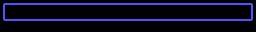

Tiled map render using the project's own tile images. Description and the whole map definition, tile-layer contents included, below:
An orthogonal 32x4 tile map with 8x8 px tiles, 1 tile layer (Tile Layer 1).

<map version="1.0" tiledversion="1.1.4" orientation="orthogonal" renderorder="right-down" width="32" height="4" tilewidth="8" tileheight="8" infinite="0" nextobjectid="1">
 <tileset firstgid="1" name="scoreboard-tiles" tilewidth="8" tileheight="8" tilecount="256" columns="16">
  <image source="tiles-scoreboard-initial.png" width="128" height="128" />
 </tileset>
 <layer name="Tile Layer 1" width="32" height="4">
  <data encoding="csv">
36,3,3,3,3,3,3,3,3,3,3,3,3,3,3,3,3,3,3,3,3,3,3,3,3,3,3,3,3,3,3,2,
20,1,1,1,1,1,1,1,1,1,1,1,1,1,1,1,1,1,1,1,1,1,1,1,1,1,1,1,1,1,1,20,
104,3,3,3,3,3,3,3,3,3,3,3,3,3,3,3,3,3,3,3,3,3,3,3,3,3,3,3,3,3,3,18,
1,1,1,1,1,1,1,1,1,1,1,1,1,1,1,1,1,1,1,1,1,1,1,1,1,1,1,1,1,1,1,1
</data>
 </layer>
</map>
